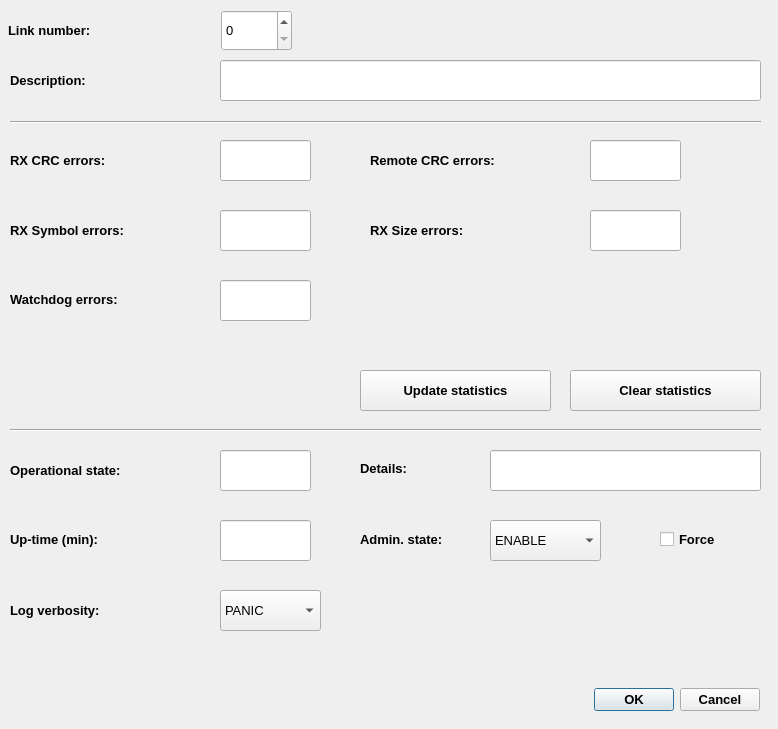
<?xml version="1.0" encoding="UTF-8"?>
<ui version="4.0">
 <class>satLinkDialog</class>
 <widget class="QDialog" name="satLinkDialog">
  <property name="geometry">
   <rect>
    <x>0</x>
    <y>0</y>
    <width>778</width>
    <height>729</height>
   </rect>
  </property>
  <property name="windowTitle">
   <string>Satelite link</string>
  </property>
  <property name="windowIcon">
   <iconset>
    <normaloff>../icons/link.png</normaloff>../icons/link.png</iconset>
  </property>
  <widget class="QComboBox" name="adminStateComboBox">
   <property name="geometry">
    <rect>
     <x>490</x>
     <y>520</y>
     <width>111</width>
     <height>41</height>
    </rect>
   </property>
   <property name="font">
    <font>
     <pointsize>10</pointsize>
    </font>
   </property>
   <property name="whatsThis">
    <string>&lt;html&gt;&lt;head/&gt;&lt;body&gt;&lt;p&gt;Satelite link administrative state [ENABLE | DISABLE]&lt;/p&gt;&lt;/body&gt;&lt;/html&gt;</string>
   </property>
   <item>
    <property name="text">
     <string>ENABLE</string>
    </property>
   </item>
   <item>
    <property name="text">
     <string>DISABLE</string>
    </property>
   </item>
  </widget>
  <widget class="QLabel" name="label_3">
   <property name="geometry">
    <rect>
     <x>360</x>
     <y>519</y>
     <width>131</width>
     <height>41</height>
    </rect>
   </property>
   <property name="font">
    <font>
     <pointsize>10</pointsize>
     <weight>75</weight>
     <bold>true</bold>
    </font>
   </property>
   <property name="text">
    <string>Admin. state:</string>
   </property>
   <property name="wordWrap">
    <bool>true</bool>
   </property>
  </widget>
  <widget class="QLabel" name="label_4">
   <property name="geometry">
    <rect>
     <x>10</x>
     <y>450</y>
     <width>211</width>
     <height>41</height>
    </rect>
   </property>
   <property name="font">
    <font>
     <pointsize>10</pointsize>
     <weight>75</weight>
     <bold>true</bold>
    </font>
   </property>
   <property name="whatsThis">
    <string>&lt;html&gt;&lt;head/&gt;&lt;body&gt;&lt;p&gt;&lt;span style=&quot; font-weight:400;&quot;&gt;Satelite link operational state [AVAIL | UNAVAIL]&lt;/span&gt;&lt;/p&gt;&lt;/body&gt;&lt;/html&gt;</string>
   </property>
   <property name="text">
    <string>Operational state:</string>
   </property>
  </widget>
  <widget class="QLineEdit" name="opStateSummaryLineEdit">
   <property name="geometry">
    <rect>
     <x>220</x>
     <y>450</y>
     <width>91</width>
     <height>41</height>
    </rect>
   </property>
   <property name="font">
    <font>
     <pointsize>10</pointsize>
    </font>
   </property>
   <property name="whatsThis">
    <string>&lt;html&gt;&lt;head/&gt;&lt;body&gt;&lt;p&gt;Satelite link operational state [AVAIL | UNAVAIL]&lt;/p&gt;&lt;/body&gt;&lt;/html&gt;</string>
   </property>
   <property name="text">
    <string/>
   </property>
   <property name="readOnly">
    <bool>true</bool>
   </property>
  </widget>
  <widget class="QCheckBox" name="adminStateForceCheckBox">
   <property name="geometry">
    <rect>
     <x>660</x>
     <y>519</y>
     <width>101</width>
     <height>41</height>
    </rect>
   </property>
   <property name="font">
    <font>
     <pointsize>10</pointsize>
     <weight>75</weight>
     <bold>true</bold>
    </font>
   </property>
   <property name="whatsThis">
    <string>&lt;html&gt;&lt;head/&gt;&lt;body&gt;&lt;p&gt;&lt;span style=&quot; font-weight:400;&quot;&gt;Satelite link administrative state [ENABLE | DISABLE]&lt;/span&gt;&lt;/p&gt;&lt;/body&gt;&lt;/html&gt;</string>
   </property>
   <property name="text">
    <string>Force</string>
   </property>
  </widget>
  <widget class="QLabel" name="label_5">
   <property name="geometry">
    <rect>
     <x>10</x>
     <y>519</y>
     <width>211</width>
     <height>41</height>
    </rect>
   </property>
   <property name="font">
    <font>
     <pointsize>10</pointsize>
     <weight>75</weight>
     <bold>true</bold>
    </font>
   </property>
   <property name="whatsThis">
    <string>&lt;html&gt;&lt;head/&gt;&lt;body&gt;&lt;p&gt;&lt;span style=&quot; font-weight:400;&quot;&gt;Satelite link uptime - time sinse previous satelite link start&lt;/span&gt;&lt;/p&gt;&lt;/body&gt;&lt;/html&gt;</string>
   </property>
   <property name="text">
    <string>Up-time (min):</string>
   </property>
  </widget>
  <widget class="QLineEdit" name="upTimeLineEdit">
   <property name="geometry">
    <rect>
     <x>220</x>
     <y>520</y>
     <width>91</width>
     <height>41</height>
    </rect>
   </property>
   <property name="font">
    <font>
     <pointsize>10</pointsize>
    </font>
   </property>
   <property name="whatsThis">
    <string>&lt;html&gt;&lt;head/&gt;&lt;body&gt;&lt;p&gt;Satelite link uptime - time sinse previous satelite link start&lt;/p&gt;&lt;/body&gt;&lt;/html&gt;</string>
   </property>
   <property name="text">
    <string/>
   </property>
   <property name="readOnly">
    <bool>true</bool>
   </property>
  </widget>
  <widget class="QDialogButtonBox" name="confirmButtonBox">
   <property name="geometry">
    <rect>
     <x>589</x>
     <y>684</y>
     <width>171</width>
     <height>31</height>
    </rect>
   </property>
   <property name="font">
    <font>
     <pointsize>10</pointsize>
     <weight>75</weight>
     <bold>true</bold>
    </font>
   </property>
   <property name="standardButtons">
    <set>QDialogButtonBox::Cancel|QDialogButtonBox::Ok</set>
   </property>
  </widget>
  <widget class="QLabel" name="label_7">
   <property name="geometry">
    <rect>
     <x>10</x>
     <y>140</y>
     <width>211</width>
     <height>41</height>
    </rect>
   </property>
   <property name="font">
    <font>
     <pointsize>10</pointsize>
     <weight>75</weight>
     <bold>true</bold>
    </font>
   </property>
   <property name="whatsThis">
    <string>&lt;html&gt;&lt;head/&gt;&lt;body&gt;&lt;p&gt;&lt;span style=&quot; font-weight:400;&quot;&gt;Received seatelite link CRC errors&lt;/span&gt;&lt;/p&gt;&lt;/body&gt;&lt;/html&gt;</string>
   </property>
   <property name="text">
    <string>RX CRC errors:</string>
   </property>
  </widget>
  <widget class="QLineEdit" name="rxCrcErrLineEdit">
   <property name="geometry">
    <rect>
     <x>220</x>
     <y>140</y>
     <width>91</width>
     <height>41</height>
    </rect>
   </property>
   <property name="font">
    <font>
     <pointsize>10</pointsize>
    </font>
   </property>
   <property name="whatsThis">
    <string>&lt;html&gt;&lt;head/&gt;&lt;body&gt;&lt;p&gt;Received seatelite link CRC errors&lt;/p&gt;&lt;/body&gt;&lt;/html&gt;</string>
   </property>
   <property name="text">
    <string/>
   </property>
   <property name="readOnly">
    <bool>true</bool>
   </property>
  </widget>
  <widget class="QLabel" name="label_8">
   <property name="geometry">
    <rect>
     <x>370</x>
     <y>140</y>
     <width>221</width>
     <height>41</height>
    </rect>
   </property>
   <property name="font">
    <font>
     <pointsize>10</pointsize>
     <weight>75</weight>
     <bold>true</bold>
    </font>
   </property>
   <property name="whatsThis">
    <string>&lt;html&gt;&lt;head/&gt;&lt;body&gt;&lt;p&gt;&lt;span style=&quot; font-weight:400;&quot;&gt;Satelite link remote CRC errors (RX CRC errors detected by satelites) &lt;/span&gt;&lt;/p&gt;&lt;/body&gt;&lt;/html&gt;</string>
   </property>
   <property name="text">
    <string>Remote CRC errors:</string>
   </property>
  </widget>
  <widget class="QLineEdit" name="remCrcErrLineEdit">
   <property name="geometry">
    <rect>
     <x>590</x>
     <y>140</y>
     <width>91</width>
     <height>41</height>
    </rect>
   </property>
   <property name="font">
    <font>
     <pointsize>10</pointsize>
    </font>
   </property>
   <property name="whatsThis">
    <string>&lt;html&gt;&lt;head/&gt;&lt;body&gt;&lt;p&gt;Satelite link remote CRC errors (RX CRC errors detected by satelites) &lt;/p&gt;&lt;/body&gt;&lt;/html&gt;</string>
   </property>
   <property name="text">
    <string/>
   </property>
   <property name="readOnly">
    <bool>true</bool>
   </property>
  </widget>
  <widget class="QLabel" name="label_9">
   <property name="geometry">
    <rect>
     <x>10</x>
     <y>210</y>
     <width>211</width>
     <height>41</height>
    </rect>
   </property>
   <property name="font">
    <font>
     <pointsize>10</pointsize>
     <weight>75</weight>
     <bold>true</bold>
    </font>
   </property>
   <property name="whatsThis">
    <string>&lt;html&gt;&lt;head/&gt;&lt;body&gt;&lt;p&gt;&lt;span style=&quot; font-weight:400;&quot;&gt;Receive symbol errors&lt;/span&gt;&lt;/p&gt;&lt;/body&gt;&lt;/html&gt;</string>
   </property>
   <property name="text">
    <string>RX Symbol errors:</string>
   </property>
  </widget>
  <widget class="QLineEdit" name="rxSymErrLineEdit">
   <property name="geometry">
    <rect>
     <x>220</x>
     <y>210</y>
     <width>91</width>
     <height>41</height>
    </rect>
   </property>
   <property name="font">
    <font>
     <pointsize>10</pointsize>
    </font>
   </property>
   <property name="whatsThis">
    <string>&lt;html&gt;&lt;head/&gt;&lt;body&gt;&lt;p&gt;Receive symbol errors&lt;/p&gt;&lt;/body&gt;&lt;/html&gt;</string>
   </property>
   <property name="text">
    <string/>
   </property>
   <property name="readOnly">
    <bool>true</bool>
   </property>
  </widget>
  <widget class="QLineEdit" name="rxSizeErrLineEdit">
   <property name="geometry">
    <rect>
     <x>590</x>
     <y>210</y>
     <width>91</width>
     <height>41</height>
    </rect>
   </property>
   <property name="font">
    <font>
     <pointsize>10</pointsize>
    </font>
   </property>
   <property name="whatsThis">
    <string>&lt;html&gt;&lt;head/&gt;&lt;body&gt;&lt;p&gt;Received datagram size errors&lt;/p&gt;&lt;/body&gt;&lt;/html&gt;</string>
   </property>
   <property name="text">
    <string/>
   </property>
   <property name="readOnly">
    <bool>true</bool>
   </property>
  </widget>
  <widget class="QLabel" name="label_10">
   <property name="geometry">
    <rect>
     <x>370</x>
     <y>210</y>
     <width>221</width>
     <height>41</height>
    </rect>
   </property>
   <property name="font">
    <font>
     <pointsize>10</pointsize>
     <weight>75</weight>
     <bold>true</bold>
    </font>
   </property>
   <property name="whatsThis">
    <string>&lt;html&gt;&lt;head/&gt;&lt;body&gt;&lt;p&gt;&lt;span style=&quot; font-weight:400;&quot;&gt;Received datagram size errors&lt;/span&gt;&lt;/p&gt;&lt;/body&gt;&lt;/html&gt;</string>
   </property>
   <property name="text">
    <string>RX Size errors:</string>
   </property>
  </widget>
  <widget class="QLineEdit" name="wdErrLineEdit">
   <property name="geometry">
    <rect>
     <x>220</x>
     <y>280</y>
     <width>91</width>
     <height>41</height>
    </rect>
   </property>
   <property name="font">
    <font>
     <pointsize>10</pointsize>
    </font>
   </property>
   <property name="whatsThis">
    <string>&lt;html&gt;&lt;head/&gt;&lt;body&gt;&lt;p&gt;Satelite watch dog errors&lt;/p&gt;&lt;/body&gt;&lt;/html&gt;</string>
   </property>
   <property name="text">
    <string/>
   </property>
   <property name="readOnly">
    <bool>true</bool>
   </property>
  </widget>
  <widget class="QLabel" name="label_11">
   <property name="geometry">
    <rect>
     <x>10</x>
     <y>279</y>
     <width>211</width>
     <height>41</height>
    </rect>
   </property>
   <property name="font">
    <font>
     <pointsize>10</pointsize>
     <weight>75</weight>
     <bold>true</bold>
    </font>
   </property>
   <property name="whatsThis">
    <string>&lt;html&gt;&lt;head/&gt;&lt;body&gt;&lt;p&gt;&lt;span style=&quot; font-weight:400;&quot;&gt;Satelite watch dog errors&lt;/span&gt;&lt;/p&gt;&lt;/body&gt;&lt;/html&gt;</string>
   </property>
   <property name="text">
    <string>Watchdog errors:</string>
   </property>
  </widget>
  <widget class="QLabel" name="label_12">
   <property name="geometry">
    <rect>
     <x>8</x>
     <y>10</y>
     <width>211</width>
     <height>41</height>
    </rect>
   </property>
   <property name="font">
    <font>
     <pointsize>10</pointsize>
     <weight>75</weight>
     <bold>true</bold>
    </font>
   </property>
   <property name="whatsThis">
    <string>&lt;html&gt;&lt;head/&gt;&lt;body&gt;&lt;p&gt;&lt;span style=&quot; font-weight:400;&quot;&gt;Satelite link number&lt;/span&gt;&lt;/p&gt;&lt;/body&gt;&lt;/html&gt;</string>
   </property>
   <property name="text">
    <string>Link number:</string>
   </property>
  </widget>
  <widget class="QLineEdit" name="descriptionLineEdit">
   <property name="geometry">
    <rect>
     <x>220</x>
     <y>60</y>
     <width>541</width>
     <height>41</height>
    </rect>
   </property>
   <property name="font">
    <font>
     <pointsize>10</pointsize>
    </font>
   </property>
   <property name="whatsThis">
    <string>&lt;html&gt;&lt;head/&gt;&lt;body&gt;&lt;p&gt;Satelite link description&lt;/p&gt;&lt;/body&gt;&lt;/html&gt;</string>
   </property>
   <property name="text">
    <string/>
   </property>
   <property name="readOnly">
    <bool>false</bool>
   </property>
  </widget>
  <widget class="QLabel" name="label_13">
   <property name="geometry">
    <rect>
     <x>10</x>
     <y>60</y>
     <width>211</width>
     <height>41</height>
    </rect>
   </property>
   <property name="font">
    <font>
     <pointsize>10</pointsize>
     <weight>75</weight>
     <bold>true</bold>
    </font>
   </property>
   <property name="whatsThis">
    <string>&lt;html&gt;&lt;head/&gt;&lt;body&gt;&lt;p&gt;&lt;span style=&quot; font-weight:400;&quot;&gt;Satelite link description&lt;/span&gt;&lt;/p&gt;&lt;/body&gt;&lt;/html&gt;</string>
   </property>
   <property name="text">
    <string>Description:</string>
   </property>
  </widget>
  <widget class="QPushButton" name="clearStatsPushButton">
   <property name="geometry">
    <rect>
     <x>570</x>
     <y>370</y>
     <width>191</width>
     <height>41</height>
    </rect>
   </property>
   <property name="font">
    <font>
     <pointsize>10</pointsize>
     <weight>75</weight>
     <bold>true</bold>
    </font>
   </property>
   <property name="whatsThis">
    <string>&lt;html&gt;&lt;head/&gt;&lt;body&gt;&lt;p&gt;&lt;span style=&quot; font-weight:400;&quot;&gt;Reset statistics&lt;/span&gt;&lt;/p&gt;&lt;/body&gt;&lt;/html&gt;</string>
   </property>
   <property name="text">
    <string>Clear statistics</string>
   </property>
  </widget>
  <widget class="QLabel" name="label_14">
   <property name="geometry">
    <rect>
     <x>360</x>
     <y>448</y>
     <width>131</width>
     <height>41</height>
    </rect>
   </property>
   <property name="font">
    <font>
     <pointsize>10</pointsize>
     <weight>75</weight>
     <bold>true</bold>
    </font>
   </property>
   <property name="whatsThis">
    <string>&lt;html&gt;&lt;head/&gt;&lt;body&gt;&lt;p&gt;&lt;span style=&quot; font-weight:400;&quot;&gt;Satelite link detailed operational state [INIT | DISABLE | CBL | ERRSEC | FAIL]&lt;/span&gt;&lt;/p&gt;&lt;/body&gt;&lt;/html&gt;</string>
   </property>
   <property name="text">
    <string>Details:</string>
   </property>
  </widget>
  <widget class="QLineEdit" name="opStateDetailLineEdit">
   <property name="geometry">
    <rect>
     <x>490</x>
     <y>450</y>
     <width>271</width>
     <height>41</height>
    </rect>
   </property>
   <property name="font">
    <font>
     <pointsize>10</pointsize>
    </font>
   </property>
   <property name="whatsThis">
    <string>&lt;html&gt;&lt;head/&gt;&lt;body&gt;&lt;p&gt;Satelite link detailed operational state [INIT | DISABLE | CBL | ERRSEC | FAIL]&lt;/p&gt;&lt;/body&gt;&lt;/html&gt;</string>
   </property>
   <property name="text">
    <string/>
   </property>
   <property name="readOnly">
    <bool>true</bool>
   </property>
  </widget>
  <widget class="QComboBox" name="logVerbosityComboBox">
   <property name="geometry">
    <rect>
     <x>220</x>
     <y>590</y>
     <width>101</width>
     <height>41</height>
    </rect>
   </property>
   <property name="font">
    <font>
     <pointsize>10</pointsize>
    </font>
   </property>
   <property name="whatsThis">
    <string>&lt;html&gt;&lt;head/&gt;&lt;body&gt;&lt;p&gt;Satelite link log verbosity&lt;/p&gt;&lt;/body&gt;&lt;/html&gt;</string>
   </property>
   <item>
    <property name="text">
     <string>PANIC</string>
    </property>
   </item>
   <item>
    <property name="text">
     <string>ERROR</string>
    </property>
   </item>
   <item>
    <property name="text">
     <string>INFO</string>
    </property>
   </item>
   <item>
    <property name="text">
     <string>TERSE</string>
    </property>
   </item>
   <item>
    <property name="text">
     <string>VERBOSE</string>
    </property>
   </item>
  </widget>
  <widget class="QLabel" name="label_15">
   <property name="geometry">
    <rect>
     <x>10</x>
     <y>590</y>
     <width>211</width>
     <height>41</height>
    </rect>
   </property>
   <property name="font">
    <font>
     <pointsize>10</pointsize>
     <weight>75</weight>
     <bold>true</bold>
    </font>
   </property>
   <property name="whatsThis">
    <string>&lt;html&gt;&lt;head/&gt;&lt;body&gt;&lt;p&gt;&lt;span style=&quot; font-weight:400;&quot;&gt;Satelite link log verbosity&lt;/span&gt;&lt;/p&gt;&lt;/body&gt;&lt;/html&gt;</string>
   </property>
   <property name="text">
    <string>Log verbosity:</string>
   </property>
  </widget>
  <widget class="QPushButton" name="updateStatsPushButton">
   <property name="geometry">
    <rect>
     <x>360</x>
     <y>370</y>
     <width>191</width>
     <height>41</height>
    </rect>
   </property>
   <property name="font">
    <font>
     <pointsize>10</pointsize>
     <weight>75</weight>
     <bold>true</bold>
    </font>
   </property>
   <property name="whatsThis">
    <string>&lt;html&gt;&lt;head/&gt;&lt;body&gt;&lt;p&gt;&lt;span style=&quot; font-weight:400;&quot;&gt;Update statistics in real time&lt;/span&gt;&lt;/p&gt;&lt;/body&gt;&lt;/html&gt;</string>
   </property>
   <property name="text">
    <string>Update statistics</string>
   </property>
  </widget>
  <widget class="QSpinBox" name="linkNoSpinBox">
   <property name="geometry">
    <rect>
     <x>221</x>
     <y>10</y>
     <width>71</width>
     <height>41</height>
    </rect>
   </property>
   <property name="font">
    <font>
     <pointsize>10</pointsize>
    </font>
   </property>
   <property name="whatsThis">
    <string>&lt;html&gt;&lt;head/&gt;&lt;body&gt;&lt;p&gt;Satelite link number&lt;/p&gt;&lt;/body&gt;&lt;/html&gt;</string>
   </property>
   <property name="maximum">
    <number>1</number>
   </property>
  </widget>
  <widget class="Line" name="line">
   <property name="geometry">
    <rect>
     <x>10</x>
     <y>112</y>
     <width>751</width>
     <height>20</height>
    </rect>
   </property>
   <property name="orientation">
    <enum>Qt::Horizontal</enum>
   </property>
  </widget>
  <widget class="Line" name="line_2">
   <property name="geometry">
    <rect>
     <x>10</x>
     <y>420</y>
     <width>751</width>
     <height>20</height>
    </rect>
   </property>
   <property name="orientation">
    <enum>Qt::Horizontal</enum>
   </property>
  </widget>
 </widget>
 <resources/>
 <connections/>
</ui>
